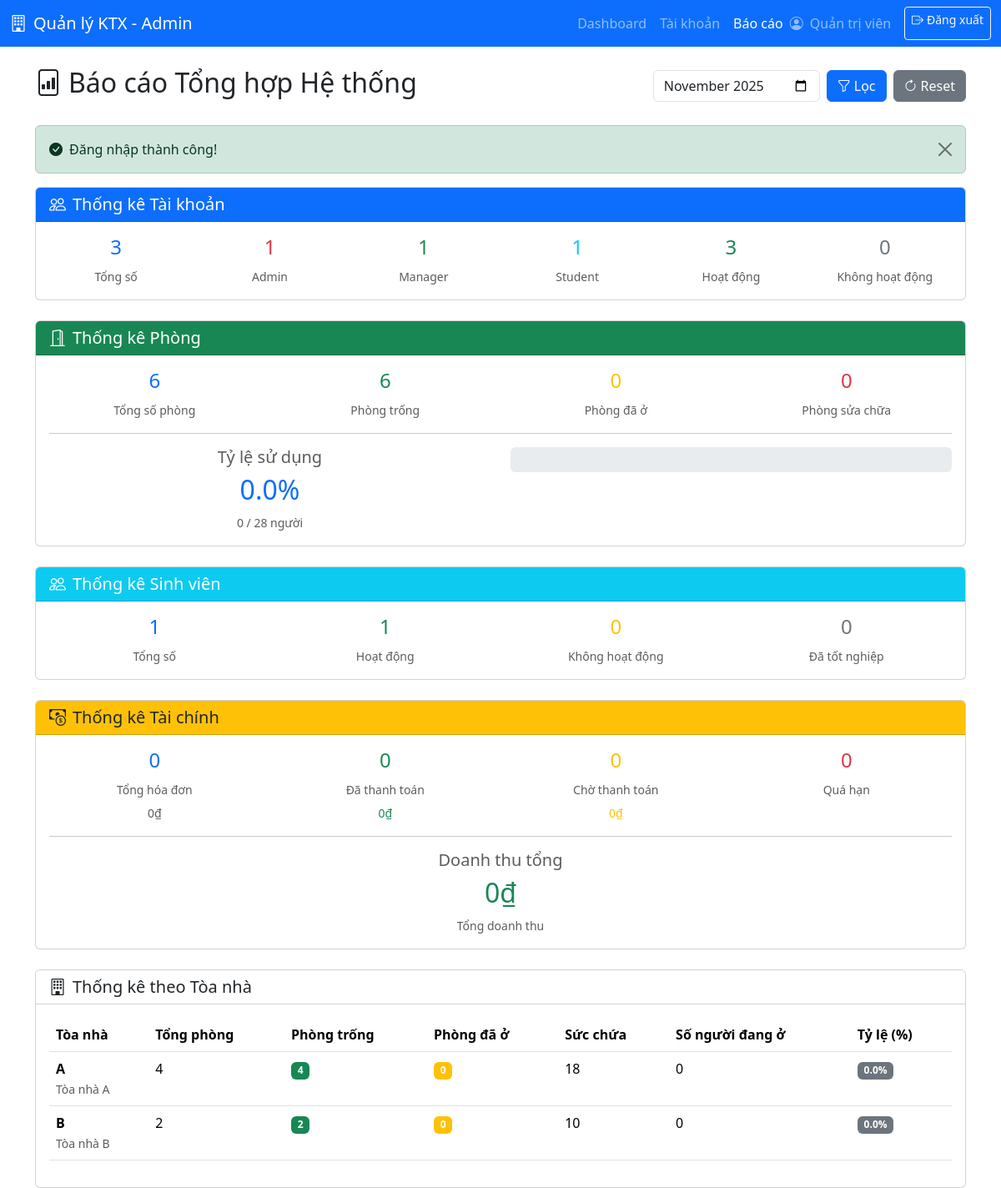
Screenshot of /views/admin/reports.php (signed in) with the database file from the repository.
### tables this page shows
CREATE TABLE buildings (
    id INT AUTO_INCREMENT PRIMARY KEY,
    building_code VARCHAR(20) UNIQUE NOT NULL COMMENT 'Mã tòa',
    building_name VARCHAR(100) NOT NULL COMMENT 'Tên tòa',
    address TEXT,
    floors INT DEFAULT 1 COMMENT 'Số tầng',
    description TEXT,
    created_at TIMESTAMP DEFAULT CURRENT_TIMESTAMP,
    INDEX idx_building_code (building_code)
);

### views/admin/reports.php (the view, shortened to what the rows shown need)
<?php
require_once __DIR__ . '/../../functions/helpers.php';
require_once __DIR__ . '/../../functions/reports.php';
$filterMonth = $_GET['month'] ?? null;
$roomStats = getRoomStatistics();
$financialStats = getFinancialStatistics($filterMonth);
$buildingStats = getBuildingStatistics();
?>
<!DOCTYPE html>
<html lang="vi">
<head>
    <link href="https://cdn.jsdelivr.net/npm/bootstrap@5.3.3/dist/css/bootstrap.min.css" rel="stylesheet">
    <link href="https://cdn.jsdelivr.net/npm/bootstrap-icons@1.11.0/font/bootstrap-icons.css" rel="stylesheet">
</head>
<body>
    <div class="container mt-4">
        <div class="d-flex justify-content-between align-items-center mb-4">
            <h2><i class="bi bi-file-bar-graph me-2"></i>Báo cáo Tổng hợp Hệ thống</h2>
        </div>
        <div class="card mb-4">
            <div class="card-body">
                <div class="row">
                    <div class="col-md-6 text-center">
                        <h2 class="text-primary"><?php echo number_format($roomStats['occupancy_rate'], 1); ?>%</h2>
                    </div>
                </div>
            </div>
        </div>
        <div class="card mb-4">
            <div class="card-body">
                <div class="row">
                    <div class="col-md-12 text-center">
                        <h2 class="text-success">
                            <?php echo number_format($financialStats['revenue'] ?? 0, 0, ',', '.'); ?>₫
                        </h2>
                    </div>
                </div>
            </div>
        </div>
        <?php if (!empty($buildingStats)): ?>
        <div class="card">
            <div class="card-body">
                <div class="table-responsive">
                    <table class="table table-hover">
                        <thead>
                            <tr>
                                <th>Tòa nhà</th>
                                <th>Tổng phòng</th>
                                <th>Phòng trống</th>
                                <th>Phòng đã ở</th>
                                <th>Sức chứa</th>
                                <th>Số người đang ở</th>
                                <th>Tỷ lệ (%)</th>
                            </tr>
                        </thead>
                        <tbody>
                            <?php foreach ($buildingStats as $building): ?>
                            <tr>
                                <td>
                                    <strong><?php echo escapeHtml($building['building_code']); ?></strong><br>
                                    <small class="text-muted"><?php echo escapeHtml($building['building_name']); ?></small>
                                </td>
                                <td><?php echo $building['total_rooms']; ?></td>
                                <td><span class="badge bg-success"><?php echo $building['available_rooms']; ?></span></td>
                                <td><span class="badge bg-warning"><?php echo $building['occupied_rooms']; ?></span></td>
                                <td><?php echo $building['total_capacity']; ?></td>
                                <td><?php echo $building['total_occupancy']; ?></td>
                                <td>
                                    <?php
                                    $rate = $building['occupancy_rate'];
                                    $badgeClass = 'bg-secondary';
                                    ?>
                                    <span class="badge <?php echo $badgeClass; ?>">
                                        <?php echo number_format($rate, 1); ?>%
                                    </span>
                                </td>
                            </tr>
                            <?php endforeach; ?>
                        </tbody>
                    </table>
                </div>
            </div>
        </div>
        <?php endif; ?>
    </div>
</body>
</html>

### rows the page displays
buildings: building_code "A", building_name "Tòa nhà A", total_rooms "4", available_rooms "4", occupied_rooms "0", total_capacity "18", total_occupancy "0", rate "0.0"
buildings: building_code "B", building_name "Tòa nhà B", total_rooms "2", available_rooms "2", occupied_rooms "0", total_capacity "10", total_occupancy "0", rate "0.0"

### other values shown
escapeHtml($currentUser['full_name'] ?? $currentUser['username']) "Quản trị viên"
escapeHtml($successMsg) "Đăng nhập thành công!"
$userStats['total'] "3"
$userStats['admin'] "1"
$userStats['manager'] "1"
$userStats['student'] "1"
$userStats['active'] "3"
$userStats['inactive'] "0"
$roomStats['total_rooms'] "6"
$roomStats['available_rooms'] "6"
$roomStats['occupied_rooms'] "0"
$roomStats['maintenance_rooms'] "0"
$roomStats['occupancy_rate'] "0.0"
$roomStats['total_occupancy'] "0"
$roomStats['total_capacity'] "28"
